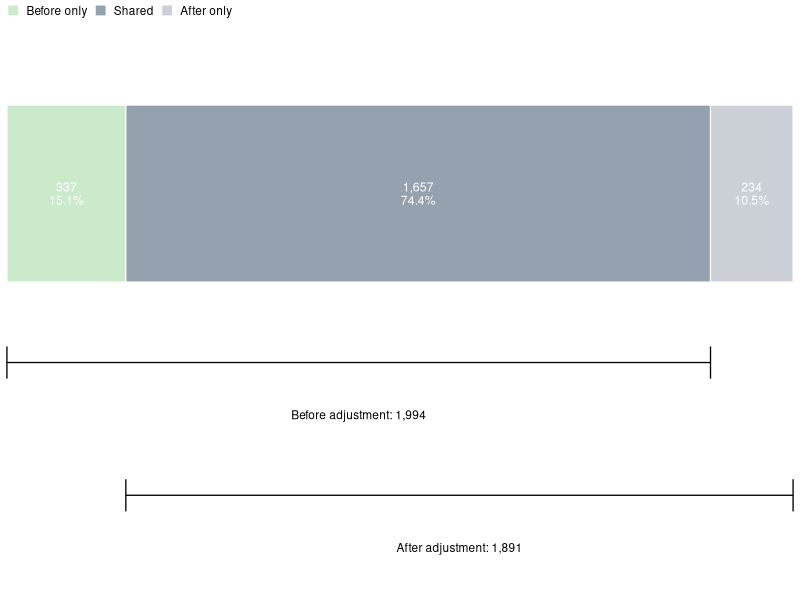

This chart was generated by the following R code:
library(tidyverse)
library(scales)
library(grid)

theme_set(
  theme_classic(
    base_size = 10,
    base_family = "Arial"
  )
)

# ============================================================
# 1. Input counts
# ============================================================

before_total <- 1994
after_total  <- 1891
shared       <- 1657

before_only <- before_total - shared
after_only  <- after_total - shared

union_total <- before_only + shared + after_only

# ============================================================
# 2. Prepare plotting data
# ============================================================

plot_df <- tibble(
  Category = factor(
    c("Before only", "Shared", "After only"),
    levels = c("Before only", "Shared", "After only")
  ),
  Count = c(
    before_only,
    shared,
    after_only
  )
) %>%
  mutate(
    proportion = Count / union_total,
    label = paste0(
      comma(Count),
      "\n",
      percent(proportion, accuracy = 0.1)
    )
  )

category_colours <- c(
  "Before only" = "#BDBDBD",
  "Shared"      = "#4D4D4D",
  "After only"  = "#A6761D"
)

# Positions for annotations below the stacked bar
before_midpoint <- before_total / 2

after_start <- before_only
after_midpoint <- after_start + after_total / 2

# ============================================================
# 3. overlap-composition plot
# ============================================================

library(tidyverse)
library(scales)
library(grid)

theme_set(theme_void(base_size = 10))

# ---------------------------
# Input counts
# ---------------------------
before_total <- 1994
after_total  <- 1891
shared       <- 1657

before_only <- before_total - shared
after_only  <- after_total - shared
union_total <- before_only + shared + after_only

# ---------------------------
# Explicit segment positions
# ---------------------------
plot_df <- tibble(
  Category = factor(
    c("Before only", "Shared", "After only"),
    levels = c("Before only", "Shared", "After only")
  ),
  Count = c(before_only, shared, after_only)
) %>%
  mutate(
    xmin = lag(cumsum(Count), default = 0),
    xmax = cumsum(Count),
    xmid = (xmin + xmax) / 2,
    Percent_of_union = Count / union_total * 100,
    label = paste0(
      comma(Count),
      "\n",
      sprintf("%.1f%%", Percent_of_union)
    )
  )

category_colours <- c(
  "Before only" = "#caeacb",
  "Shared"      = "#95a1ae",
  "After only"  = "#cbcfd6"
)

# Before set spans: before-only + shared
before_xmin <- 0
before_xmax <- before_only + shared

# After set spans: shared + after-only
after_xmin <- before_only
after_xmax <- union_total

# ---------------------------
# overlap plot
# ---------------------------
p <- ggplot() +
  
  # Main composition bar
  geom_rect(
    data = plot_df,
    aes(
      xmin = xmin,
      xmax = xmax,
      ymin = 0.78,
      ymax = 1.22,
      fill = Category
    ),
    colour = "white",
    linewidth = 0.4
  ) +
  
  # Segment labels
  geom_text(
    data = plot_df,
    aes(
      x = xmid,
      y = 1,
      label = label
    ),
    size = 3.1,
    lineheight = 0.9,
    colour = "white"
  ) +
  
  # Before-adjustment bracket
  annotate(
    "segment",
    x = before_xmin,
    xend = before_xmax,
    y = 0.58,
    yend = 0.58,
    linewidth = 0.45
  ) +
  annotate(
    "segment",
    x = before_xmin,
    xend = before_xmin,
    y = 0.54,
    yend = 0.62,
    linewidth = 0.45
  ) +
  annotate(
    "segment",
    x = before_xmax,
    xend = before_xmax,
    y = 0.54,
    yend = 0.62,
    linewidth = 0.45
  ) +
  annotate(
    "text",
    x = (before_xmin + before_xmax) / 2,
    y = 0.45,
    label = paste0("Before adjustment: ", comma(before_total)),
    size = 3
  ) +
  
  # After-adjustment bracket
  annotate(
    "segment",
    x = after_xmin,
    xend = after_xmax,
    y = 0.25,
    yend = 0.25,
    linewidth = 0.45
  ) +
  annotate(
    "segment",
    x = after_xmin,
    xend = after_xmin,
    y = 0.21,
    yend = 0.29,
    linewidth = 0.45
  ) +
  annotate(
    "segment",
    x = after_xmax,
    xend = after_xmax,
    y = 0.21,
    yend = 0.29,
    linewidth = 0.45
  ) +
  annotate(
    "text",
    x = (after_xmin + after_xmax) / 2,
    y = 0.12,
    label = paste0("After adjustment: ", comma(after_total)),
    size = 3
  ) +
  
  scale_fill_manual(
    values = category_colours,
    name = NULL
  ) +
  
  scale_x_continuous(
    limits = c(0, union_total),
    expand = c(0, 0)
  ) +
  
  scale_y_continuous(
    limits = c(0, 1.42),
    expand = c(0, 0)
  ) +
  
  guides(
    fill = guide_legend(
      nrow = 1,
      byrow = TRUE
    )
  ) +
  
  theme_void(base_size = 10) +
  theme(
    legend.position = "top",
    legend.justification = "left",
    legend.text = element_text(
      size = 8.5,
      colour = "black"
    ),
    legend.key.size = unit(0.32, "cm"),
    plot.margin = margin(3, 5, 3, 5)
  )



ggsave(
  "before_after_adjustment_overlap_composition.pdf",
  plot = p,
  width = 4,
  height = 2.2,
)
